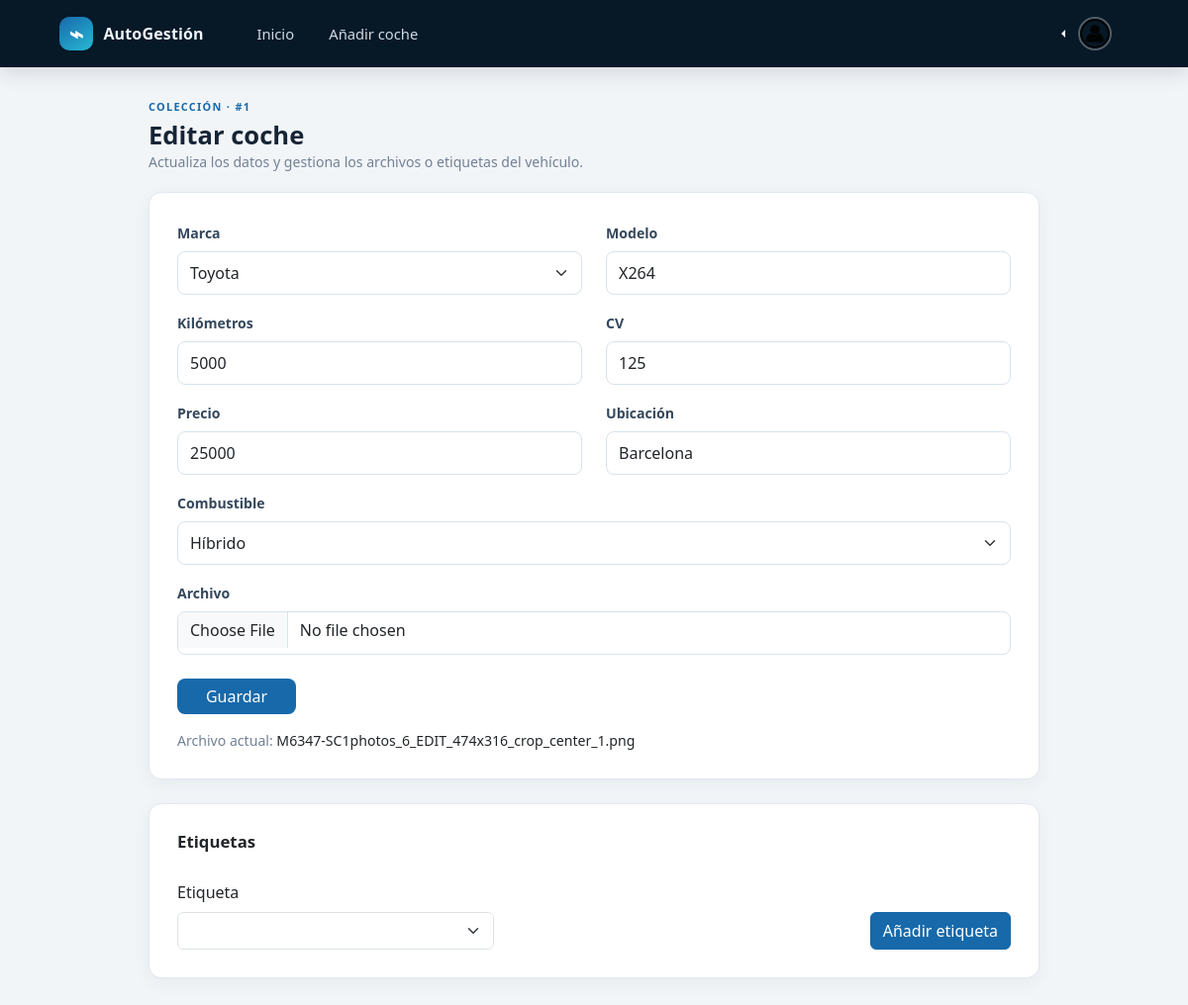
Screenshot of /tasks/update/1 (signed in) with the database file from the repository.
### app/tasks/models.py (models this page shows, shortened)
class Task(db.Model):
    __tablename__ = 'coches'
    id=db.Column(db.Integer, primary_key=True)
    model=db.Column(db.String(255))
    document_id=db.Column(db.Integer, db.ForeignKey('files.id'))
    document = relationship("Document", lazy="joined")
    brand_id=db.Column(db.Integer, db.ForeignKey('brands.id'))
    brand = relationship("Brand", lazy="joined")
    km=db.Column(db.Integer)
    cv=db.Column(db.Integer)
    price=db.Column(db.Integer)
    place=db.Column(db.String(255))
    gasoline_type_id=db.Column(db.Integer, db.ForeignKey('gasoline.id'))
    gasoline = relationship("Gasoline", lazy="joined")
    user_id = db.Column(db.Integer, db.ForeignKey('users.id'), nullable=False)
    user = relationship('User', lazy='joined')
    tags = relationship("Tag", secondary=task_tags)

class Document(db.Model):
    __tablename__ = 'files'
    id=db.Column(db.Integer, primary_key=True)
    filename=db.Column(db.String(255))
    extension=db.Column(db.String(10))
    task = relationship("Task", back_populates="document", foreign_keys="Task.document_id", uselist=False)

### app/tasks/controllers.py (the view, shortened to what this page needs)
@taskRoute.route('/update/<int:id>', methods=['GET', 'POST'])
def update(id:int):
    task = operations.getById(id, show404=True)
    form = forms.Task()
    form.brand.choices = [(brand.id, brand.name) for brand in task_models.Brand.query.all()]
    form.gasoline.choices = [(gas.id, gas.type) for gas in task_models.Gasoline.query.all()]
    form_tag = forms.TaskTagAdd()
    form_tag.tag.choices = [(tag.id, tag.name) for tag in task_models.Tag.query.all()]
    formTagRemove = forms.TaskTagRemove()
    document = None
    if task.document_id is not None:
        document = operations.getByIdDocument(task.document_id)
    if request.method == 'GET':
        form.model.data = task.model
        form.brand.data = task.brand_id
        form.km.data = task.km
        form.cv.data = task.cv
        form.price.data = task.price
        form.place.data = task.place
        form.gasoline.data = task.gasoline_type_id
    return render_template("dashboard/tasks/update.html", form=form, formTag=form_tag, formTagRemove=formTagRemove, id=id, document=document, task=task)

### app/tasks/forms.py
class Task(FlaskForm):
    model = StringField(_('Modelo'), validators=[InputRequired(message=_('This field is required.'))])
    km = IntegerField(_('Kilómetros'))
    cv = IntegerField(_('CV'))
    price = IntegerField(_('Precio'))
    place = StringField(_('Ubicación'))
    gasoline = SelectField(_('Combustible'), choices=[], coerce=int)
    file = FileField(_('Archivo'))
    brand = SelectField(_('Marca'), choices=[], coerce=int)

class TaskTagAdd(FlaskForm):
    tag = SelectField(_('Etiqueta'), choices=[])

### app/__init__.py (called while the page is built)
def get_locale():
    return request.accept_languages.best_match(['es', 'en'])

### app/auth/controllers.py (called while the page is built)
@login_manager.user_loader
def load_user(user_id):
    return db.session.get(User, int(user_id))

### app/auth/models.py (called while the page is built)
    @property
    def is_authenticated(self):
        return True

### app/tasks/controllers.py (called while the page is built)
@taskRoute.before_request
@login_required
def before():
    pass

### app/tasks/operations.py (called while the page is built)
def getById(id: int, show404=False):
    if show404:
        task = db.get_or_404(models.Task, id)
    else:
        task = db.session.get(models.Task, id)
    return task

def getByIdDocument(id: int, show404=False):
    if show404:
        task = db.get_or_404(models.Document, id)
    else:
        task = db.session.get(models.Document, id)
    return task

### app/templates/dashboard/tasks/update.html (shortened to what this page needs)
{% extends "dashboard/base.html" %}
{% block content %}
<div class="container dashboard-form-page">
    <div class="dashboard-form-heading">
        <p class="fleet-eyebrow">{{ _('COLECCIÓN') }} · #{{ id }}</p>
        <h1>{{ _('Editar coche') }}</h1>
        <p class="fleet-muted mb-0">{{ _('Actualiza los datos y gestiona los archivos o etiquetas del vehículo.') }}</p>
    </div>
    <section class="card dashboard-form-card">
        <div class="card-body">
            <form class="dashboard-form" action="" method="post" enctype="multipart/form-data">
                {% include 'dashboard/tasks/_form.html' %}
            </form>
            <p class="small fleet-muted mt-3 mb-0">
                {% if document %}
                {{ _('Archivo actual:') }} <span class="text-body">{{ document.filename }}</span>
                {% else %}
                {{ _('Todavía no hay ningún archivo subido.') }}
                {% endif %}
            </p>
        </div>
    </section>
    <section class="card dashboard-detail-card mt-4">
        <div class="card-body">
            <h2 class="dashboard-section-title mt-0">{{ _('Etiquetas') }}</h2>
            {% include 'dashboard/tasks/tag/assing.html' %}
        </div>
    </section>
</div>
{% endblock %}

### app/templates/dashboard/tasks/_form.html (shortened to what this page needs)
<div class="row">
    <div class="col">
        <div class="mb-3">
            {{form.brand.label(class="form-label")}}
            {{form.brand(class="form-select")}}
        </div>
    </div>
    <div class="col">
        <div class="mb-3">
            {{form.model.label(class="form-label")}}
            {{form.model(class="form-control")}}
        </div>
    </div>
</div>
<div class="row">
    <div class="col">
        <div class="mb-3">
            {{form.km.label(class="form-label")}}
            {{form.km(class="form-control")}}
        </div>
    </div>
    <div class="col">
        <div class="mb-3">
            {{form.cv.label(class="form-label")}}
            {{form.cv(class="form-control")}}
        </div>
    </div>
</div>
<div class="row">
    <div class="col">
        <div class="mb-3">
            {{form.price.label(class="form-label")}}
            {{form.price(class="form-control")}}
        </div>
    </div>
    <div class="col">
        <div class="mb-3">
            {{form.place.label(class="form-label")}}
            {{form.place(class="form-control")}}
        </div>
    </div>
</div>
<div class="row">
    <div class="col">
        <div class="mb-3">
            {{form.gasoline.label(class="form-label")}}
            {{form.gasoline(class="form-select")}}
        </div>
    </div>
</div>
{% if id: %}
    <div class="mb-3">
        {{form.file.label(class="form-label")}}
        {{form.file(class="form-control")}}
    </div>
{% endif %}
<button class="btn btn-primary mt-2" type="submit">{{ _('Guardar') }}</button>

### app/assets/dashboard.css (style rules this page uses)
:root { --fleet-navy: #071827; --fleet-blue: #1769aa; --fleet-blue-dark: #12558d; --fleet-cyan: #28b8d5; --fleet-ink: #162536; --fleet-muted: #728195; --fleet-line: #e1e8ef; --fleet-bg: #f2f5f8; }
body.fleet-page { min-height: 100vh; background: var(--fleet-bg); color: var(--fleet-ink); }
.fleet-eyebrow { margin: 0 0 0.35rem; color: var(--fleet-blue); font-size: 0.68rem; font-weight: 800; letter-spacing: 0.12em; }
.fleet-primary-button, .btn-primary { --bs-btn-bg: var(--fleet-blue); --bs-btn-border-color: var(--fleet-blue); --bs-btn-hover-bg: var(--fleet-blue-dark); --bs-btn-hover-border-color: var(--fleet-blue-dark); --bs-btn-active-bg: var(--fleet-blue-dark); --bs-btn-active-border-color: var(--fleet-blue-dark); }
.fleet-overview-card, .vehicle-card, .fleet-empty-state, .dashboard-form-card, .dashboard-detail-card { overflow: hidden; border: 1px solid var(--fleet-line); border-radius: 13px; background: white; box-shadow: 0 5px 18px rgb(23 42 61 / 5%); }
.fleet-muted { color: var(--fleet-muted); font-size: 0.88rem; }
.dashboard-form-page { max-width: 900px; padding: 0; }
.dashboard-form-heading { margin-bottom: 1.25rem; }
.dashboard-form-heading h1 { margin: 0; font-size: 1.6rem; font-weight: 750; }
.dashboard-form-card .card-body, .dashboard-detail-card .card-body { padding: clamp(1rem, 3vw, 1.75rem); }
.dashboard-form .form-label { color: #34485d; font-size: 0.88rem; font-weight: 650; }
.dashboard-form .form-control, .dashboard-form .form-select { min-height: 44px; border-color: #d9e2eb; border-radius: 8px; }
.dashboard-form .btn-success, .dashboard-form .btn-primary { min-width: 120px; border: 0; border-radius: 8px; background: var(--fleet-blue); color: white; }
.dashboard-section-title { margin: 1.5rem 0 0.75rem; font-size: 1.05rem; font-weight: 750; }
.dashboard-tag-form select { max-width: 320px; }

### rows the page displays
Task: brand "Toyota", model "X264", km "5000", cv "125", price "25000", place "Barcelona"
Document: filename "M6347-SC1photos_6_EDIT_474x316_crop_center_1.png"

### other values shown
{{ id }} "1"
